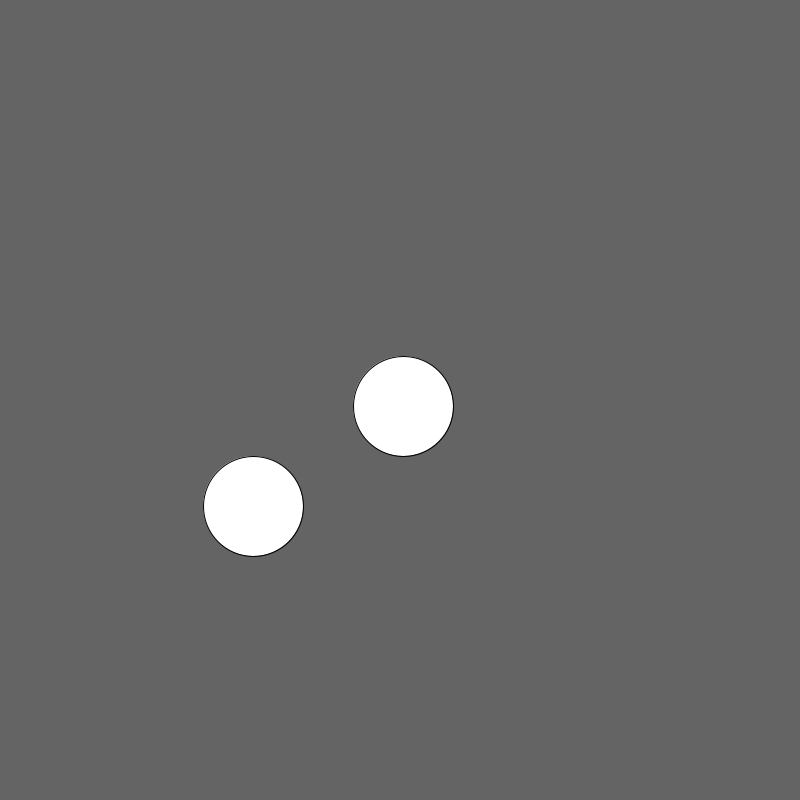
Frame 1 (no input)
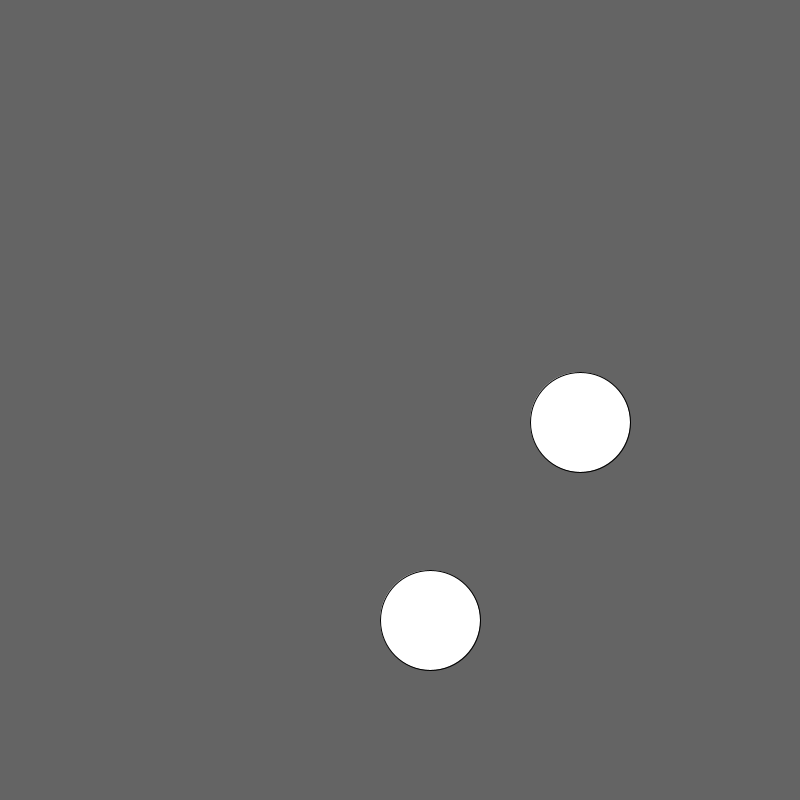
Frame 60 (the mouse pressed at the canvas centre just before this capture)
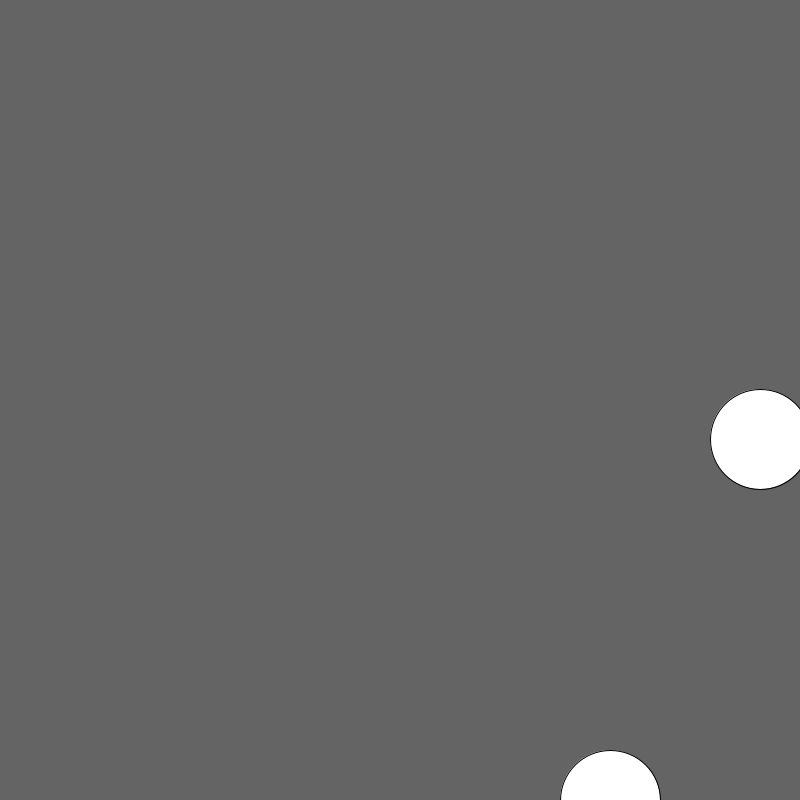
Frame 120 (the mouse held since frame 60 and released just before this capture)

The Processing sketch that drew these frames (run headless with seeded random() and noise(); from frame 60 on, the mouse is pressed at the canvas centre):

// Processing sketch: Ejercicio_3_colisi_n_de_M_viles
// ── Ejercicio_3_colisi_n_de_M_viles.pde
/*
Ejercicio 3: colisión de Móviles
 Implementar dos objetos móviles en la pantalla: ambos deben tener un movimiento acelerado producto de la gravedad. Al detectarse la colisión entre ellos deben chocar, alejándose y achicarse.
 */

Movil Pelota;
Movil Pelota2;


void setup() {
  size(800, 800);
  Pelota = new Movil(250, 500);
  Pelota2 = new Movil();
}

void draw() {
  background(100);
  Pelota.aplicarGravedad();
  Pelota.mover();
  Pelota.contener();
  Pelota.dibujar();
  Pelota.achicar(Pelota2);
  Pelota2.aplicarGravedad();
  Pelota2.mover();
  Pelota2.contener();
  Pelota2.dibujar();
  Pelota2.chocar(Pelota);
  Pelota2.achicar(Pelota);
  
}

// ── class_Movil.pde
class Movil {

  PVector pos;
  PVector vel;
  PVector gravedad;
  int tamPelota = 100;
  Movil() {
    pos = new PVector(width/2, height/2);
    vel = new PVector(3, 5);
    gravedad = new PVector(0, 1);
  }

  Movil(float posx, float posy) {
    pos = new PVector(posx, posy);
    vel = new PVector(3, 5);
    gravedad = new PVector(0, 1);
  }

  void dibujar() {
    circle(pos.x, pos.y, tamPelota);
  }

  void mover() {
    pos.add(vel);
  }

  void contener() {

    if (pos.x < 0) {
      pos.x = 0;
      vel.x = vel.x * -1;
    }
    if (pos.x > width) {
      pos.x = width;
      vel.x = vel.x * -1;
    }

    if (pos.y < 0) {
      pos.y = 0;
      vel.y = vel.y * -1;
    }
    if (pos.y > height) {
      pos.y = height;
      vel.y = vel.y * -1;
    }
  }

  void aplicarGravedad() {
    vel.y += gravedad.y;
  }

  void chocar(Movil otro) {


    if (dist(otro.pos.x, otro.pos.y, pos.x, pos.y) < tamPelota ) {
      vel.y = vel.y * -1;
      vel.x = vel.x * -1;
      otro.vel.x *= -1;
      otro.vel.y *= -1;
    }
  }
  
  void achicar(Movil otro){
    if (dist(otro.pos.x, otro.pos.y, pos.x, pos.y) < tamPelota ) {
      tamPelota -= 25;
  }
}
}
